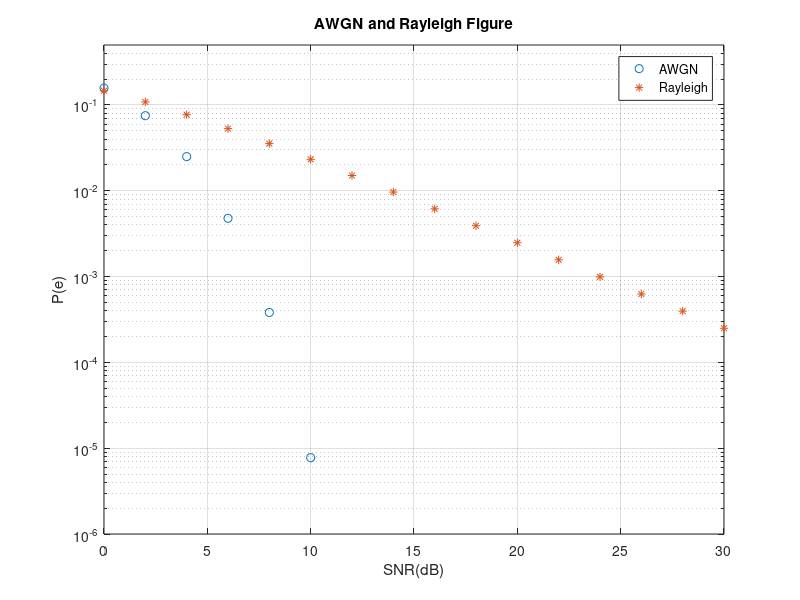

Reproduce this figure in MATLAB.
dB = 0:30;
logdB = 10.^(dB/10);
AWGN = erfc(sqrt(logdB)); % AWGN
Rayleigh = 0.5.*(1-sqrt(logdB./(logdB+1))); %Rayleigh

figure(1)
semilogy(dB(1:2:end),AWGN(1:2:end),'o'); %plot every 2nd
hold on
semilogy(dB(1:2:end),Rayleigh(1:2:end),'*'); %plot every 2nd
axis([0 30 10^-6 0.5]) %important : -1 to -3
grid on
legend('AWGN','Rayleigh');
xlabel('SNR(dB)');
ylabel('P(e)');
title('AWGN and Rayleigh Figure');